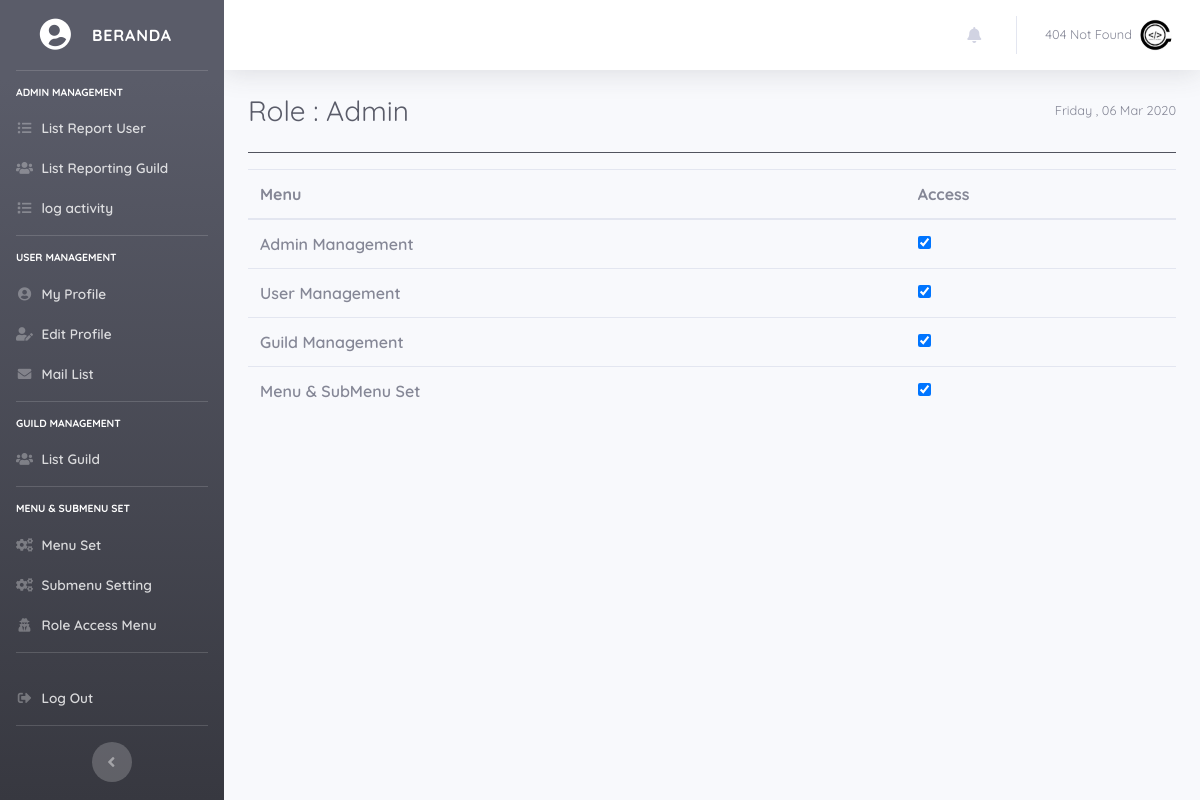
Screenshot of /attr/Admin?mod=roleAccess&id=1 (signed in) with the database file from the repository.
### tables this page shows
CREATE TABLE `guild_info_member` (
  `id_user` int(11) NOT NULL,
  `full_name` varchar(250) NOT NULL,
  `username` varchar(200) NOT NULL,
  `password` varchar(250) NOT NULL,
  `role` int(1) NOT NULL,
  `email` varchar(155) NOT NULL,
  `biografi` text NOT NULL,
  `foto_profil` varchar(250) NOT NULL,
  `tgl_join` date NOT NULL,
  `is_aktif` int(1) NOT NULL,
  `guild_id` int(11) NOT NULL,
  `gender` int(1) NOT NULL,
  `tgl_lahir` date NOT NULL
);

CREATE TABLE `menu` (
  `id_menu` int(11) NOT NULL,
  `menu` varchar(250) NOT NULL
);

CREATE TABLE `sub_menu` (
  `id` int(11) NOT NULL,
  `menu_id` int(11) NOT NULL,
  `title` varchar(250) NOT NULL,
  `url` varchar(250) NOT NULL,
  `is_aktif` int(1) NOT NULL,
  `icon` varchar(250) NOT NULL
);

CREATE TABLE `guild_role` (
  `id_role` int(11) NOT NULL,
  `role` varchar(100) NOT NULL
);

CREATE TABLE `access_menu` (
  `id` int(11) NOT NULL,
  `id_role` int(11) NOT NULL,
  `id_menu` int(11) NOT NULL
);

### config/config.php (called while the page is built, shortened)
<?php
$hostname = 'localhost';
$username = 'root';
$pass = '';
$dbname = 'guild';
$conn = mysqli_connect($hostname,$username,$pass,$dbname);
function query($query) {
    global $conn;
    $result = mysqli_query($conn, $query);
    $rows   = [];
    while ($row = mysqli_fetch_assoc($result)) {
        $rows[] = $row;
    }
    return $rows;
}
?>

### attr/Admin/viewRoleAccess.php (the view)
<?php
$id_role = $_GET['id'];
$Access = "SELECT * FROM guild_role JOIN access_menu ON guild_role.id_role = access_menu.id_role JOIN menu ON access_menu.id_menu = menu.id_menu WHERE guild_role.id_role = '$id_role'";
$queryAccess = mysqli_query($conn,$Access);
$acc = mysqli_fetch_assoc($queryAccess);
?>
<div class="d-sm-flex align-items-center justify-content-between mb-4">
    <h1 class="h3 mb-0 text-gray-800">Role : <?= $acc['role']; ?></h1>
    <span class="text-muted small"><?= date('l , d M Y') ?></span>
</div>
<hr class="bg-dark">
<table class="table">
    <thead>
        <tr>
            <th scope="row">Menu</th>
            <th scope="row">Access</th>
        </tr>
    </thead>
    <tbody>
        <?php foreach($queryAccess as $q): ?>
        <tr>
            <td><?= $q['menu']; ?></td>
            <td>
            <div class="form-check">
                <input  class="form-check-input" type="checkbox" checked data-role="<?= $q['id_role']; ?>" data-menu="<?= $q['id_menu']; ?>">
            </div>
            </td>
        </tr>
        <?php endforeach?>
    </tbody>
</table>

### attr/temp/auth_header.php (shortened to what this page needs)
<?php
require_once '../../config/config.php';
$guild_session = $_SESSION['log_'];
$data_query = "SELECT * FROM guild_info_member INNER JOIN guild_role ON guild_role.id_role = guild_info_member.role WHERE username = '$guild_session' or email = '$guild_session'";
$query    = mysqli_query($conn,$data_query);
$detail = mysqli_fetch_assoc($query);
?>
<!DOCTYPE html>
<html lang="id">
<head>
  <link
    href="<?= base_url;?>/assets/vendor/fontawesome-free/css/all.min.css"
    rel="stylesheet" type="text/css">
  <link href="<?= base_url;?>/assets/css/sb-admin-2.css"
    rel="stylesheet">
  <link href="<?= base_url;?>/assets/css/style.css" rel="stylesheet">
  <link
    href="<?= base_url;?>/assets/vendor/lightbox/css/lightbox.min.css"
    rel="stylesheet">
</head>
<body id="page-top">
  <?php foreach($query as $row): ?>
  <div id="wrapper">
    <ul class="navbar-main navbar-nav bg-gradient-dark sidebar sidebar-dark accordion navbar-dark"
      id="accordionSidebar">
      <a class="sidebar-brand d-flex align-items-center justify-content-center" href="?mod=home">
        <div class="sidebar-brand-icon rotate-n-15">
          <i class="fa fa-user-circle fa-fw" aria-hidden="true"></i>
        </div>
        <div class="sidebar-brand-text mx-3">Beranda</div>
      </a>
      <hr class="sidebar-divider">
      <?php
      $id_role = $detail['id_role'];
      $queryMenu = "SELECT menu.id_menu , menu.menu FROM menu JOIN access_menu ON  menu.id_menu = access_menu.id_menu WHERE access_menu.id_role  = '$id_role' ORDER BY access_menu.id_menu ASC ";
      $tampilkanMenu = mysqli_query($conn,$queryMenu);
      ?>
      <?php foreach($tampilkanMenu as $m) : ?>
      <div class="sidebar-heading display-4 text-white">
        <?= $m['menu']; ?>
      </div>
      <?php
      $menuId = $m['id_menu'];
      $querySubMenu = "SELECT * FROM sub_menu WHERE menu_id = '$menuId' AND is_aktif =1 ";
      $tampilkanSubMenu = query($querySubMenu);
      ?>
      <?php foreach($tampilkanSubMenu as $sub) : ?>
      <li class="nav-item">
        <a class="nav-link pb-0"
          href="?mod=<?= $sub['url'] ?>">
          <i class="<?= $sub['icon']; ?> fa-fw"
            aria-hidden="true"></i>
          <span><?= $sub['title'] ?></span></a>
      </li>
      <?php endforeach; ?>
      <hr class="sidebar-divider mt-3">
      <?php endforeach; ?>
      <li class="nav-item">
        <a class="nav-link" href="<?= base_url; ?>/attr/auth_out"
          data-toggle="modal" data-target="#logoutModal">
          <i class="fas fa-fw fa-sign-out-alt"></i>
          <span>Log Out</span></a>
      </li>
      <hr class="sidebar-divider d-none d-md-block">
      <div class="text-center d-none d-md-inline">
        <button class="rounded-circle border-0" id="sidebarToggle"></button>
      </div>
    </ul>
    <div id="content-wrapper" class="d-flex flex-column">
      <div id="content">
        <nav class="navbar navbar-expand navbar-light bg-white topbar mb-4 static-top shadow">
          <ul class="navbar-nav ml-auto">
            <?php if($detail['id_role'] === '1') : ?>
            <li class="nav-item dropdown no-arrow mx-1">
              <a class="nav-link dropdown-toggle" href="#" id="alertsDropdown" role="button" data-toggle="dropdown"
                aria-haspopup="true" aria-expanded="false">
                <i class="fas fa-bell fa-fw"></i>
              </a>
            </li>
            <?php endif ?>
            <li class="nav-item dropdown no-arrow">
              <a class="nav-link dropdown-toggle" href="#" id="userDropdown" role="button" data-toggle="dropdown"
                aria-haspopup="true" aria-expanded="false">
                <span class="mr-2 d-lg-inline text-gray-600 small"><?= $detail['full_name']; ?></span>
                <img class="img-profile rounded-circle"
                  src="../../assets/img/user-icon/<?= $detail['foto_profil'] ?>"
                  alt="Profil Saya">
              </a>
            </li>
          </ul>
        </nav>
        <?php endforeach ?>

### rows the page displays
guild_info_member: full_name "404 Not Found", foto_profil (picture)
menu: menu "ADMIN MANAGEMENT"
sub_menu: title "List Report User"
sub_menu: title "List Reporting Guild"
sub_menu: title "log activity"
menu: menu "USER MANAGEMENT"
sub_menu: title "My Profile"
sub_menu: title "Edit Profile"
sub_menu: title "Mail List"
menu: menu "GUILD MANAGEMENT"
sub_menu: title "List Guild"
menu: menu "MENU & SUBMENU SET"
sub_menu: title "Menu Set"
sub_menu: title "Submenu Setting"
sub_menu: title "Role Access Menu"
guild_role: role "Admin"
access_menu: id_menu.menu "Admin Management"
access_menu: id_menu.menu "User Management"
access_menu: id_menu.menu "Guild Management"
access_menu: id_menu.menu "Menu & SubMenu Set"
